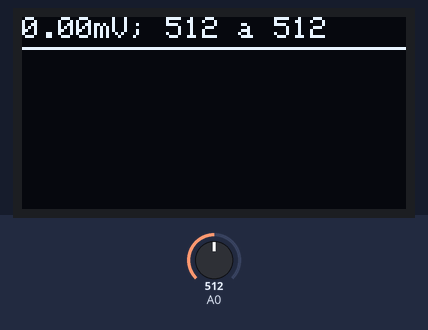
A sketch run on a simulated Arduino Uno, built with avr-gcc and run on an emulated ATmega328P. Shown: 128×64 one-colour display. The test bench sets the inputs (shaded band); at power-on: A0 = 512.

Above: at 3.1 s.
3.2 s: A0 set to 716
At 5.8 s:
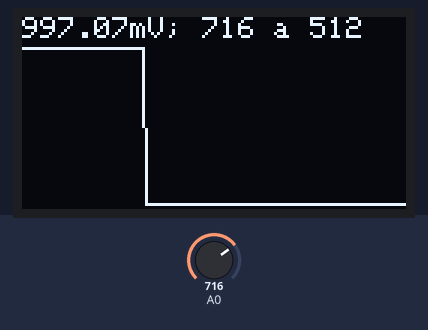
6.1 s: A0 set to 900
At 7.8 s:
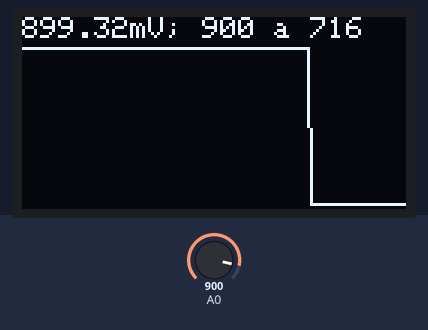
9.1 s: A0 set to 1023
At 11.3 s:
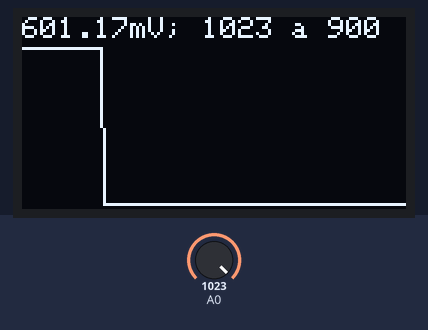
Timing chart, 0 to 12.8 s (numbered marks = the images above; inputs shaded):
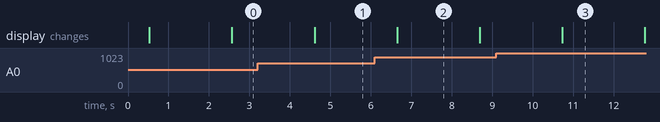

Measured:
- after the input at 3.2 s, the display: changes after 1.4 s (image 1)
- after the input at 6.1 s, the display: changes after 0.55 s (image 2)
- after the input at 9.1 s, the display: changes after 1.6 s (image 3)
- what the display in image 2 shows lasts 2.0 s, from 6.7 s to 8.7 s

The sketch:

ecg_com_display.ino
```cpp
// Exemplo de coleta de dados de ECG usando a função AnalogRead(),
// e mostrando o sinal medido em um display OLED de 128x64 pixels.
//
// Criado por: Erick Dario León Bueno de Camargo, 2023

#include <Wire.h>                  // Biblioteca para uso da comuicação I2C
#include <Adafruit_GFX.h>          // Biblioteca para construção de gráficos
#include <Adafruit_SSD1306.h>      // Biblioteca para comunicação com o display OLED

// Configuração do display OLED. Parâmetros:
//    - largura_do_display: 128 pixels
//    - altura_do_display: 64 pixels
//    - biblioteca de comunicação I2C utilizada
//    - pino de Reset do display (-1 em caso de não ter)
Adafruit_SSD1306 display(128, 64, &Wire, -1);
//int x = 0;                         // variável que guarda a posição dos objetos em movimento

#define NRO_MEDIDAS 128

int vetor_medidas[NRO_MEDIDAS];

////////////////////////////////////////////////////////////////////////////////
// Realiza as medidas do ADC, guardando os valores medidos em vetor_medidas[].
void mede_adc(long frequencia){
  long atraso_us = (1000000.0/frequencia)-104.0; // A função analogRead() leva aprox. 104us para rodar
  if (atraso_us<0) atraso_us=0;
  for (int idx = 0; idx < NRO_MEDIDAS; idx++){
    vetor_medidas[idx] = analogRead(A0);
    if (atraso_us < 16000){
      delayMicroseconds(atraso_us);
    }
    else{
      delay(atraso_us/1000);
    }
  }
}

////////////////////////////////////////////////////////////////////////////////
// Esta função só roda uma vez, no início
void setup() {
  Wire.begin();                  // inicia a comunicação I2C
  delay(500);                    // aguarda 500ms

  // inicializa a comunicação com o display, no endereço I2C 0x3C
  if(!display.begin(SSD1306_SWITCHCAPVCC, 0x3C)) {
    for(;;);   // Se não conseguiu inicializar o display, fica aqui e não continua o programa
  }

  display.setTextSize(1);        // escolhe o tamanho da letra
  display.setTextColor(WHITE);   // escolhe a cor da letra
}

////////////////////////////////////////////////////////////////////////////////
// Esta função se repete indefinidamente
void loop() {
  int maximo=0;
  int minimo=1023;
  // realiza as medidas
  mede_adc(64); // realiza as medidas a 64Hz

  // verifica máximo e mínimo da medida
  for (int idx = 0; idx < NRO_MEDIDAS; idx++){
    if (vetor_medidas[idx]>maximo) maximo = vetor_medidas[idx];
    if (vetor_medidas[idx]<minimo) minimo = vetor_medidas[idx];
  }

  display.clearDisplay();        // limpa o buffer da tela
  display.setCursor(0,0);        // coloca o cursor de texto no canto superior esquerdo do buffer da tela
  display.print((maximo-minimo)*5000.0/1023.0);  // mostra no buffer da tela a amplitude do sinal medido
  display.print("mV");
  display.print("; ");
  display.print(maximo);         // mostra no buffer da tela o valor máximo do sinal medido
  display.print(" a ");
  display.print(minimo);         // mostra no buffer da tela o valor mínimo do sinal medido

  // desenha a curva medida no buffer da tela
  for (int idx=0; idx<127;idx++){
    int y1 = (vetor_medidas[idx]-minimo)*53/(maximo-minimo+1)+10;
    int y2 = (vetor_medidas[idx+1]-minimo)*53/(maximo-minimo+1)+10;
    display.drawLine(idx, y1, idx+1, y2, WHITE);
  }

  display.display();             // atualiza a tela com as informações do buffer
}
```
